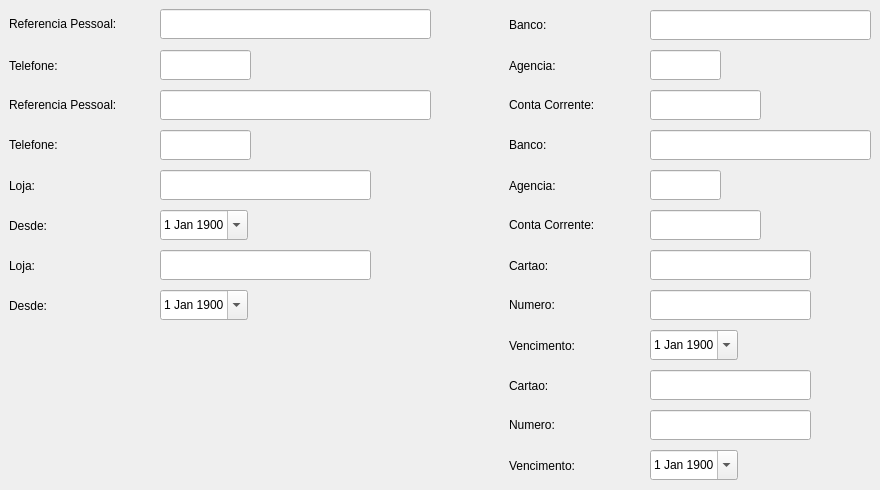
    <widget class="QWidget" name="tab_4">
     <attribute name="title">
      <string>Referencias</string>
     </attribute>
     <widget class="QLabel" name="label_64">
      <property name="geometry">
       <rect>
        <x>9</x>
        <y>250</y>
        <width>140</width>
        <height>31</height>
       </rect>
      </property>
      <property name="text">
       <string>Loja:</string>
      </property>
     </widget>
     <widget class="QLabel" name="label_60">
      <property name="geometry">
       <rect>
        <x>9</x>
        <y>90</y>
        <width>140</width>
        <height>30</height>
       </rect>
      </property>
      <property name="text">
       <string>Referencia Pessoal:</string>
      </property>
     </widget>
     <widget class="QLabel" name="label_66">
      <property name="geometry">
       <rect>
        <x>509</x>
        <y>10</y>
        <width>131</width>
        <height>30</height>
       </rect>
      </property>
      <property name="text">
       <string>Banco:</string>
      </property>
     </widget>
     <widget class="QLabel" name="label_65">
      <property name="geometry">
       <rect>
        <x>9</x>
        <y>290</y>
        <width>140</width>
        <height>31</height>
       </rect>
      </property>
      <property name="text">
       <string>Desde:</string>
      </property>
     </widget>
     <widget class="QLabel" name="label_79">
      <property name="geometry">
       <rect>
        <x>509</x>
        <y>290</y>
        <width>131</width>
        <height>30</height>
       </rect>
      </property>
      <property name="text">
       <string>Numero:</string>
      </property>
     </widget>
     <widget class="QLabel" name="label_82">
      <property name="geometry">
       <rect>
        <x>509</x>
        <y>170</y>
        <width>131</width>
        <height>31</height>
       </rect>
      </property>
      <property name="text">
       <string>Agencia:</string>
      </property>
     </widget>
     <widget class="QLabel" name="label_68">
      <property name="geometry">
       <rect>
        <x>509</x>
        <y>90</y>
        <width>131</width>
        <height>30</height>
       </rect>
      </property>
      <property name="text">
       <string>Conta Corrente:</string>
      </property>
     </widget>
     <widget class="QLabel" name="label_89">
      <property name="geometry">
       <rect>
        <x>509</x>
        <y>450</y>
        <width>131</width>
        <height>31</height>
       </rect>
      </property>
      <property name="text">
       <string>Vencimento:</string>
      </property>
     </widget>
     <widget class="QDateEdit" name="mdesde2">
      <property name="geometry">
       <rect>
        <x>160</x>
        <y>290</y>
        <width>88</width>
        <height>30</height>
       </rect>
      </property>
      <property name="styleSheet">
       <string notr="true"/>
      </property>
      <property name="calendarPopup">
       <bool>true</bool>
      </property>
      <property name="date">
       <date>
        <year>1900</year>
        <month>1</month>
        <day>1</day>
       </date>
      </property>
     </widget>
     <widget class="QLineEdit" name="mnome_r1">
      <property name="geometry">
       <rect>
        <x>160</x>
        <y>9</y>
        <width>271</width>
        <height>30</height>
       </rect>
      </property>
      <property name="styleSheet">
       <string notr="true"/>
      </property>
      <property name="maxLength">
       <number>25</number>
      </property>
     </widget>
     <widget class="QLabel" name="label_58">
      <property name="geometry">
       <rect>
        <x>9</x>
        <y>9</y>
        <width>140</width>
        <height>30</height>
       </rect>
      </property>
      <property name="text">
       <string>Referencia Pessoal:</string>
      </property>
     </widget>
     <widget class="QLineEdit" name="mno2">
      <property name="geometry">
       <rect>
        <x>650</x>
        <y>410</y>
        <width>161</width>
        <height>30</height>
       </rect>
      </property>
      <property name="styleSheet">
       <string notr="true"/>
      </property>
      <property name="maxLength">
       <number>17</number>
      </property>
     </widget>
     <widget class="QLabel" name="label_83">
      <property name="geometry">
       <rect>
        <x>509</x>
        <y>250</y>
        <width>131</width>
        <height>31</height>
       </rect>
      </property>
      <property name="text">
       <string>Cartao:</string>
      </property>
     </widget>
     <widget class="QDateEdit" name="mdesde1">
      <property name="geometry">
       <rect>
        <x>160</x>
        <y>210</y>
        <width>88</width>
        <height>30</height>
       </rect>
      </property>
      <property name="styleSheet">
       <string notr="true"/>
      </property>
      <property name="calendarPopup">
       <bool>true</bool>
      </property>
      <property name="date">
       <date>
        <year>1900</year>
        <month>1</month>
        <day>1</day>
       </date>
      </property>
     </widget>
     <widget class="QDateEdit" name="mvenc2">
      <property name="geometry">
       <rect>
        <x>650</x>
        <y>450</y>
        <width>88</width>
        <height>30</height>
       </rect>
      </property>
      <property name="styleSheet">
       <string notr="true"/>
      </property>
      <property name="calendarPopup">
       <bool>true</bool>
      </property>
      <property name="date">
       <date>
        <year>1900</year>
        <month>1</month>
        <day>1</day>
       </date>
      </property>
     </widget>
     <widget class="QLineEdit" name="mnome_r2">
      <property name="geometry">
       <rect>
        <x>160</x>
        <y>90</y>
        <width>271</width>
        <height>30</height>
       </rect>
      </property>
      <property name="styleSheet">
       <string notr="true"/>
      </property>
      <property name="maxLength">
       <number>25</number>
      </property>
     </widget>
     <widget class="QLineEdit" name="mloja2">
      <property name="geometry">
       <rect>
        <x>160</x>
        <y>250</y>
        <width>211</width>
        <height>30</height>
       </rect>
      </property>
      <property name="styleSheet">
       <string notr="true"/>
      </property>
      <property name="maxLength">
       <number>25</number>
      </property>
     </widget>
     <widget class="QLabel" name="label_80">
      <property name="geometry">
       <rect>
        <x>509</x>
        <y>210</y>
        <width>131</width>
        <height>30</height>
       </rect>
      </property>
      <property name="text">
       <string>Conta Corrente:</string>
      </property>
     </widget>
     <widget class="QLineEdit" name="mag1">
      <property name="geometry">
       <rect>
        <x>650</x>
        <y>50</y>
        <width>71</width>
        <height>30</height>
       </rect>
      </property>
      <property name="styleSheet">
       <string notr="true"/>
      </property>
      <property name="maxLength">
       <number>10</number>
      </property>
     </widget>
     <widget class="QLineEdit" name="mcartao1">
      <property name="geometry">
       <rect>
        <x>650</x>
        <y>250</y>
        <width>161</width>
        <height>30</height>
       </rect>
      </property>
      <property name="styleSheet">
       <string notr="true"/>
      </property>
      <property name="maxLength">
       <number>15</number>
      </property>
     </widget>
     <widget class="QLabel" name="label_59">
      <property name="geometry">
       <rect>
        <x>9</x>
        <y>50</y>
        <width>140</width>
        <height>31</height>
       </rect>
      </property>
      <property name="text">
       <string>Telefone:</string>
      </property>
     </widget>
     <widget class="QLabel" name="label_88">
      <property name="geometry">
       <rect>
        <x>509</x>
        <y>330</y>
        <width>131</width>
        <height>31</height>
       </rect>
      </property>
      <property name="text">
       <string>Vencimento:</string>
      </property>
     </widget>
     <widget class="QLineEdit" name="mbanco1">
      <property name="geometry">
       <rect>
        <x>650</x>
        <y>10</y>
        <width>221</width>
        <height>30</height>
       </rect>
      </property>
      <property name="styleSheet">
       <string notr="true"/>
      </property>
      <property name="maxLength">
       <number>10</number>
      </property>
     </widget>
     <widget class="QLabel" name="label_71">
      <property name="geometry">
       <rect>
        <x>509</x>
        <y>130</y>
        <width>131</width>
        <height>30</height>
       </rect>
      </property>
      <property name="text">
       <string>Banco:</string>
      </property>
     </widget>
     <widget class="QLineEdit" name="mconta2">
      <property name="geometry">
       <rect>
        <x>650</x>
        <y>210</y>
        <width>111</width>
        <height>30</height>
       </rect>
      </property>
      <property name="styleSheet">
       <string notr="true"/>
      </property>
      <property name="maxLength">
       <number>10</number>
      </property>
     </widget>
     <widget class="QLineEdit" name="mag2">
      <property name="geometry">
       <rect>
        <x>650</x>
        <y>170</y>
        <width>71</width>
        <height>30</height>
       </rect>
      </property>
      <property name="styleSheet">
       <string notr="true"/>
      </property>
      <property name="maxLength">
       <number>10</number>
      </property>
     </widget>
     <widget class="QLabel" name="label_67">
      <property name="geometry">
       <rect>
        <x>509</x>
        <y>50</y>
        <width>131</width>
        <height>31</height>
       </rect>
      </property>
      <property name="text">
       <string>Agencia:</string>
      </property>
     </widget>
     <widget class="QLabel" name="label_90">
      <property name="geometry">
       <rect>
        <x>509</x>
        <y>410</y>
        <width>131</width>
        <height>30</height>
       </rect>
      </property>
      <property name="text">
       <string>Numero:</string>
      </property>
     </widget>
     <widget class="QLabel" name="label_81">
      <property name="geometry">
       <rect>
        <x>509</x>
        <y>370</y>
        <width>131</width>
        <height>31</height>
       </rect>
      </property>
      <property name="text">
       <string>Cartao:</string>
      </property>
     </widget>
     <widget class="QLineEdit" name="mcartao2">
      <property name="geometry">
       <rect>
        <x>650</x>
        <y>370</y>
        <width>161</width>
        <height>30</height>
       </rect>
      </property>
      <property name="styleSheet">
       <string notr="true"/>
      </property>
      <property name="maxLength">
       <number>15</number>
      </property>
     </widget>
     <widget class="QLineEdit" name="mconta1">
      <property name="geometry">
       <rect>
        <x>650</x>
        <y>90</y>
        <width>111</width>
        <height>30</height>
       </rect>
      </property>
      <property name="styleSheet">
       <string notr="true"/>
      </property>
      <property name="maxLength">
       <number>10</number>
      </property>
     </widget>
     <widget class="QLineEdit" name="mfone_r1">
      <property name="geometry">
       <rect>
        <x>160</x>
        <y>50</y>
        <width>91</width>
        <height>30</height>
       </rect>
      </property>
      <property name="styleSheet">
       <string notr="true"/>
      </property>
      <property name="inputMask">
       <string/>
      </property>
      <property name="maxLength">
       <number>10</number>
      </property>
     </widget>
     <widget class="QDateEdit" name="mvenc1">
      <property name="geometry">
       <rect>
        <x>650</x>
        <y>330</y>
        <width>88</width>
        <height>30</height>
       </rect>
      </property>
      <property name="styleSheet">
       <string notr="true"/>
      </property>
      <property name="calendarPopup">
       <bool>true</bool>
      </property>
      <property name="date">
       <date>
        <year>1900</year>
        <month>1</month>
        <day>1</day>
       </date>
      </property>
     </widget>
     <widget class="QLineEdit" name="mbanco2">
      <property name="geometry">
       <rect>
        <x>650</x>
        <y>130</y>
        <width>221</width>
        <height>30</height>
       </rect>
      </property>
      <property name="styleSheet">
       <string notr="true"/>
      </property>
      <property name="maxLength">
       <number>10</number>
      </property>
     </widget>
     <widget class="QLabel" name="label_62">
      <property name="geometry">
       <rect>
        <x>9</x>
        <y>170</y>
        <width>140</width>
        <height>31</height>
       </rect>
      </property>
      <property name="text">
       <string>Loja:</string>
      </property>
     </widget>
     <widget class="QLabel" name="label_63">
      <property name="geometry">
       <rect>
        <x>9</x>
        <y>210</y>
        <width>140</width>
        <height>31</height>
       </rect>
      </property>
      <property name="text">
       <string>Desde:</string>
      </property>
     </widget>
     <widget class="QLabel" name="label_61">
      <property name="geometry">
       <rect>
        <x>9</x>
        <y>130</y>
        <width>140</width>
        <height>30</height>
       </rect>
      </property>
      <property name="text">
       <string>Telefone:</string>
      </property>
     </widget>
     <widget class="QLineEdit" name="mfone_r2">
      <property name="geometry">
       <rect>
        <x>160</x>
        <y>130</y>
        <width>91</width>
        <height>30</height>
       </rect>
      </property>
      <property name="styleSheet">
       <string notr="true"/>
      </property>
      <property name="inputMask">
       <string/>
      </property>
      <property name="maxLength">
       <number>10</number>
      </property>
     </widget>
     <widget class="QLineEdit" name="mno1">
      <property name="geometry">
       <rect>
        <x>650</x>
        <y>290</y>
        <width>161</width>
        <height>30</height>
       </rect>
      </property>
      <property name="styleSheet">
       <string notr="true"/>
      </property>
      <property name="maxLength">
       <number>17</number>
      </property>
     </widget>
     <widget class="QLineEdit" name="mloja1">
      <property name="geometry">
       <rect>
        <x>160</x>
        <y>170</y>
        <width>211</width>
        <height>30</height>
       </rect>
      </property>
      <property name="styleSheet">
       <string notr="true"/>
      </property>
      <property name="maxLength">
       <number>25</number>
      </property>
     </widget>
    </widget>
